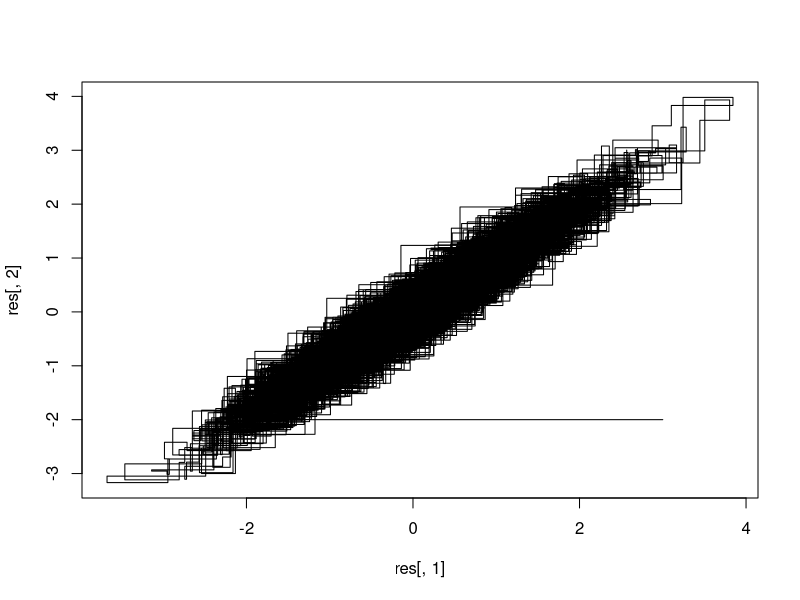
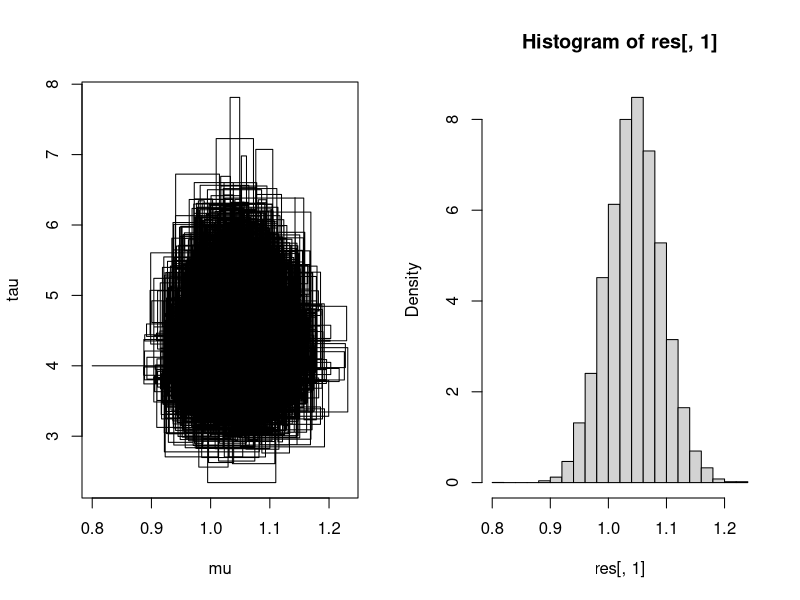
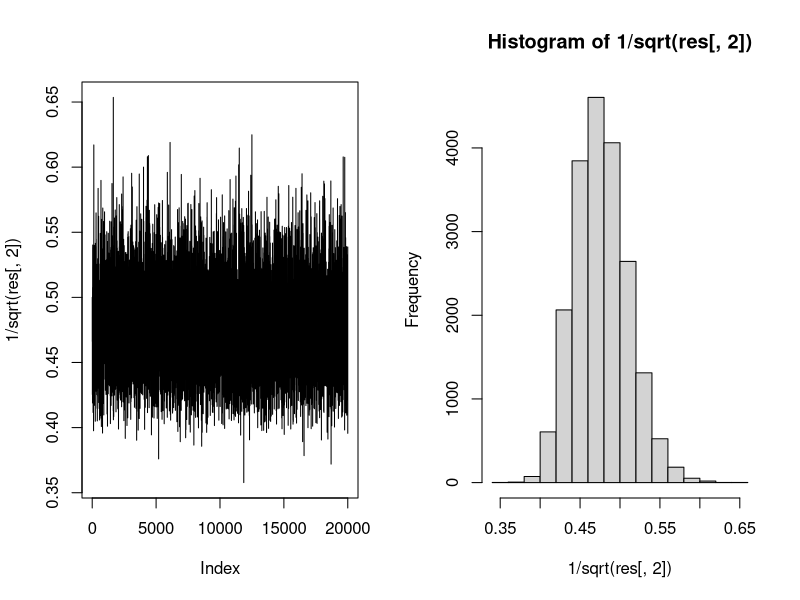
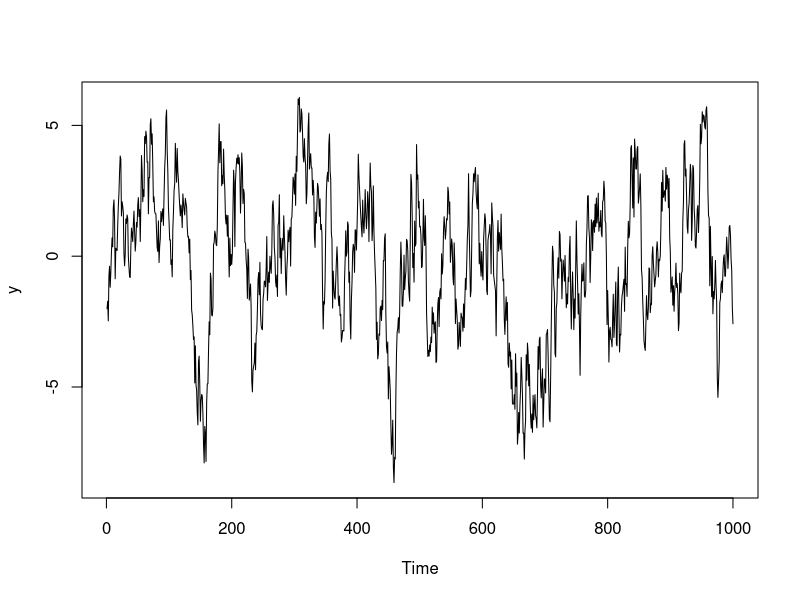
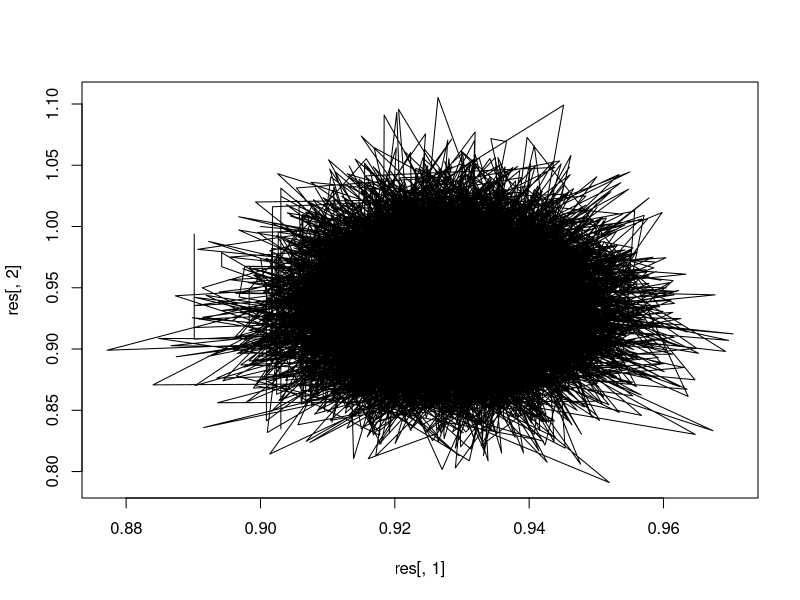
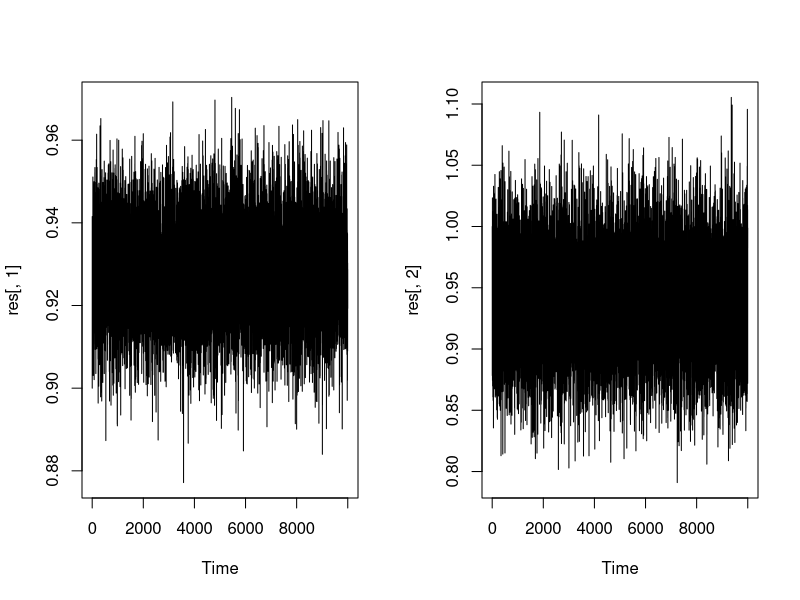
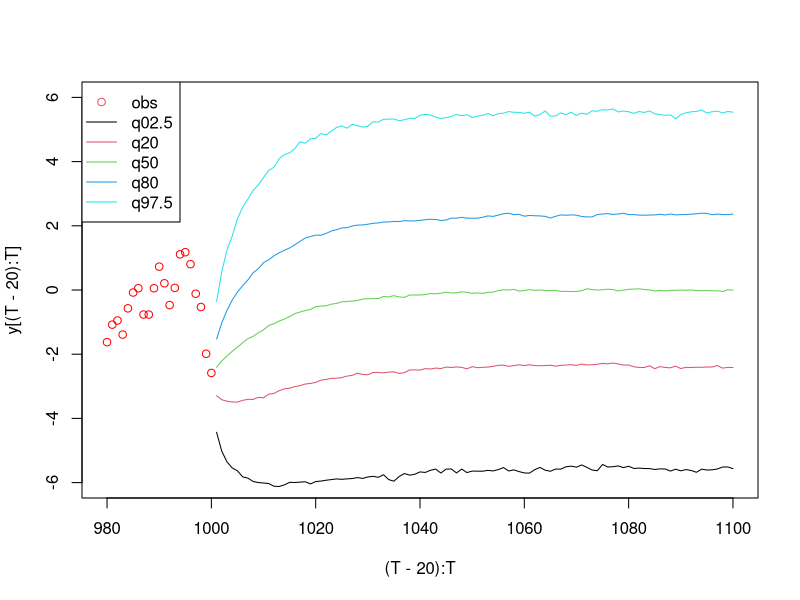

These figures' R source, in order:
rm(list=ls())
#
# Gibbsampler for bivariate normal target
#
rho <- 0.95
n.iter <- 10000 # number of Gibbs iterations
theta <- c(3,-2) # variable used as state throughout
res <- matrix(0.0,2*n.iter+1,2) # results, note stores twice per iteration
res[1,] <- theta
k <- 2 # store counter

for(i in 1:n.iter){
  # update first block
  theta[1] <- rnorm(1,mean=rho*theta[2],sd=sqrt(1-rho^2))
  # store state
  res[k,] <- theta
  k <- k+1
  
  # update second block
  theta[2] <- rnorm(1,mean=rho*theta[1],sd=sqrt(1-rho^2))
  # store state
  res[k,] <- theta
  k <- k+1
}

plot(res[,1],res[,2],type="l")
cov(res)
colMeans(res)



#
# Gibbs sampler for normal mean/precision model
#
set.seed(123)
n <- 100
y <- rnorm(n=n,mean=1.0,sd=0.5)



n.iter <- 10000
mu <- 0.8
tau <- 4.0
res <- matrix(0.0,2*n.iter+1,2) #(mu,tau)
res[1,] <- c(mu,tau)
k <- 2

sumy <- sum(y)
for(i in 1:n.iter){
  # update mu conditional on tau and data
  mu <- rnorm(1,mean = tau*sumy/(n*tau+0.01),sd=sqrt(1.0/(n*tau+0.01)))
  # store state
  res[k,] <- c(mu,tau)
  k <- k+1
  
  # update tau conditional on mu and data
  Ssq <- sum((y-mu)^2)
  tau <- rgamma(1,shape=0.5*n+1,rate=0.5*Ssq+1.0)
  # store state
  res[k,] <- c(mu,tau)
  k <- k+1
  
}
# joint distribution
par(mfrow=c(1,2))
plot(res[,1],res[,2],type="l",xlab="mu",ylab="tau")

# marginal posterior of mu
hist(res[,1],probability = TRUE)

# chain for sigma = 1/sqrt(tau)
par(mfrow=c(1,2))
plot(1.0/sqrt(res[,2]),type="l")
hist(1.0/sqrt(res[,2]))

sd(y)








#
# Metropolized Gibbs sampler for an (zero mean) AR(1)
# process
#

# simulate some data
set.seed(1)
T <- 1000
phi <- 0.95
sigma <- 1.0
y <- numeric(length = T)
y[1] <- rnorm(1,sd=sigma/sqrt(1.0-phi^2))
for(t in 2:T) y[t] <- phi*y[t-1] + sigma*rnorm(1)
par(mfrow=c(1,1))
ts.plot(y)



# Metropolized Gibbs sampler for recovering phi and tau=1/sigma^2
n.iter <- 10000
res <- matrix(0.0,nrow=n.iter + 1,2)

phi <- 0.9
tau <- 1.0
res[1,] <- c(phi,tau)
k <- 2

sumYsq <- sum(y[1:(T-1)]^2)
phiHat <- sum(y[2:T]*y[1:(T-1)])/sumYsq

nacc <- 0

for( i in 1:n.iter){
  # update tau
  d <- 1.0 + 0.5*y[1]^2*(1.0-phi^2) + 
    0.5*sum((y[2:T]-phi*y[1:(T-1)])^2)
  tau <- rgamma(1,shape=1.0+0.5*T,rate=d)
  
  
  # Metropolized update of phi
  
  # proposal standard deviation
  propSD <- 1.0/sqrt(tau*sumYsq) # modulate to obtain poorer proposal
  
  # actual proposal
  pPhi <- rnorm(1,mean=phiHat,sd=propSD)
  
  # reject any proposals inconsistent with prior (dont even bother calculating likelihood)
  if(abs(pPhi)<1.0){
    # importance weight at proposal
    lwtProp <- (0.5*log(1.0-pPhi^2)-
      0.5*tau*y[1]^2*(1.0-pPhi^2)-
      0.5*tau*sum((y[2:T]-pPhi*y[1:(T-1)])^2)-
      dnorm(pPhi,mean=phiHat,sd=propSD,log = TRUE))
    
    # importance weight at old phi
    lwtOld <- (0.5*log(1.0-phi^2) - 
      0.5*tau*y[1]^2*(1.0-phi^2) -
      0.5*tau*sum((y[2:T]-phi*y[1:(T-1)])^2) -
      dnorm(phi,mean=phiHat,sd=propSD,log = TRUE))
    
    # accept/reject-step
    if(runif(1)<exp(min(0.0,lwtProp-lwtOld))){
      phi <- pPhi
      nacc <- nacc+1
    }
  } # check of abs(pPhi)<1
  
  # store state
  res[k,] <- c(phi,tau)
  k <- k+1
  
} # main gibbs iteration loop
print(paste0("phi update accept prob : ",nacc/n.iter))

par(mfrow=c(1,1))
plot(res[,1],res[,2],type="l")

# classical estimators
1/var(y[2:T]-0.9*y[1:(T-1)])
phiHat

# trace plots
par(mfrow=c(1,2))
ts.plot(res[,1])
ts.plot(res[,2])

coda::effectiveSize(res[,1])
coda::effectiveSize(res[,2])



#
# future outcome 
#
Tpred <- 100
predPaths <- matrix(0.0,n.iter,Tpred)
for(i in 1:n.iter){
  # get parameters from gibbs output
  phi <- res[i+1,1]
  sigma <- 1.0/sqrt(res[i+1,2])
  
  # simulate one future scenario
  predPaths[i,1] <- phi*y[T] + sigma*rnorm(1)
  for(t in 2:Tpred) predPaths[i,t] <- phi*predPaths[i,t-1] + sigma*rnorm(1)
}

# get statistics from the simulated paths
sta <- matrix(0.0,Tpred,5)
for(t in 1:Tpred) sta[t,] <- quantile(predPaths[,t],probs = c(0.025,0.2,0.5,0.8,0.975))

#graphical representation

# last part of the observed data
par(mfrow=c(1,1))
plot((T-20):T,y[(T-20):T],xlim=c(T-20,T+Tpred),ylim=c(-6,6),col="red")
for(i in 1:5) lines((T+1):(T+Tpred),sta[,i],col=i)
legend("topleft",legend=c("obs","q02.5","q20","q50","q80","q97.5"),
       lty=c(NA,1,1,1,1,1),
       col=c(2,1,2,3,4,5),
       pch = c(1,NA,NA,NA,NA,NA))
